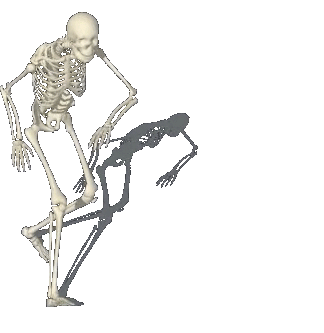
#> input picture images/BOSS.gif, 324 x 333 px; its folder holds only this picture in this run
$ python extract_gifs.py
#> lines starting #> are read from the running program, lines starting #| are printed output that depends on the picture
import os
from PIL import Image

def extract_gifs(directory):
#> called with directory = 'images'
    for filename in os.listdir(directory):
        if filename.lower().endswith(".gif"):
            filepath = os.path.join(directory, filename)
            base_name = os.path.splitext(filename)[0]
            try:
                img = Image.open(filepath)
#> img is the input picture: PIL image 324x333 P; mean R, G, B, A 20.8, 20.5, 19.3, 33.9
                frames = getattr(img, "n_frames", 1)
#> frames = 54
                for i in range(frames):
                    img.seek(i)
                    rgba = img.convert("RGBA")
                    out_path = os.path.join(directory, f"{base_name}_f{i}.png")
                    rgba.save(out_path)
#> this loop made 54 passes
#> pass 2, in extract_gifs, `rgba = img.convert("RGBA")`:
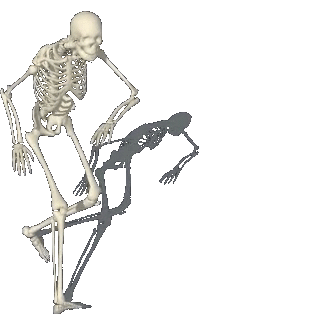
#> rgba: PIL image 324x333 RGBA; mean R, G, B, A 21.3, 21, 19.7, 34.9; transparent parts drawn white
#> pass 3, in extract_gifs, `rgba = img.convert("RGBA")`:
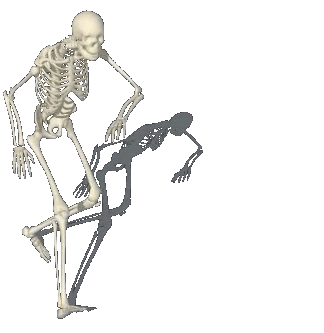
#> rgba: PIL image 324x333 RGBA; mean R, G, B, A 21.3, 21, 19.8, 34.9; transparent parts drawn white
                print(f"Extracted {frames} frames from {filename}")
#| Extracted 54 frames from BOSS.gif
            except Exception as e:
                print(f"Failed to extract {filename}: {e}")

if __name__ == "__main__":
    img_dir = os.path.join(os.path.dirname(__file__), "images")
    if os.path.exists(img_dir):
        extract_gifs(img_dir)
    else:
        print("Images directory not found!")
